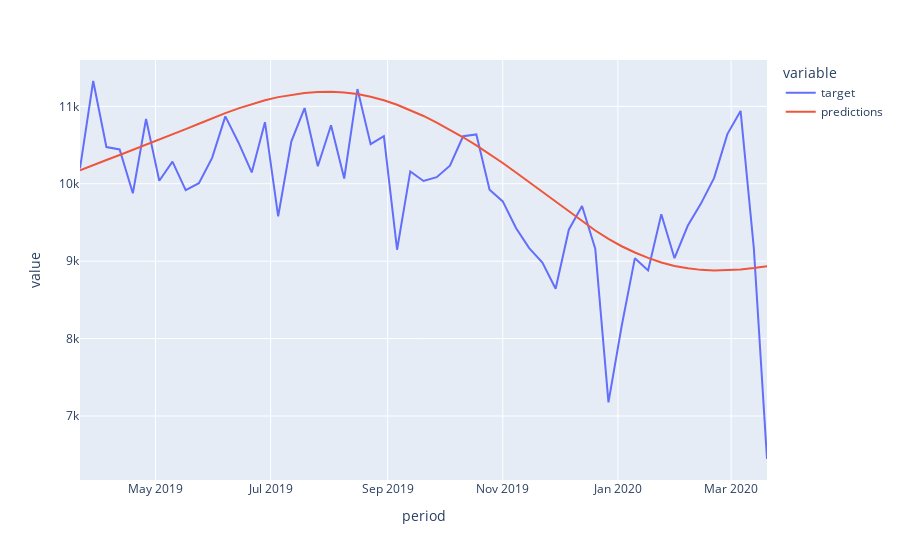

Notebook source saved alongside this figure:
### Code cell
fig = px.line(test, y=['target','predictions'])
fig.show()
